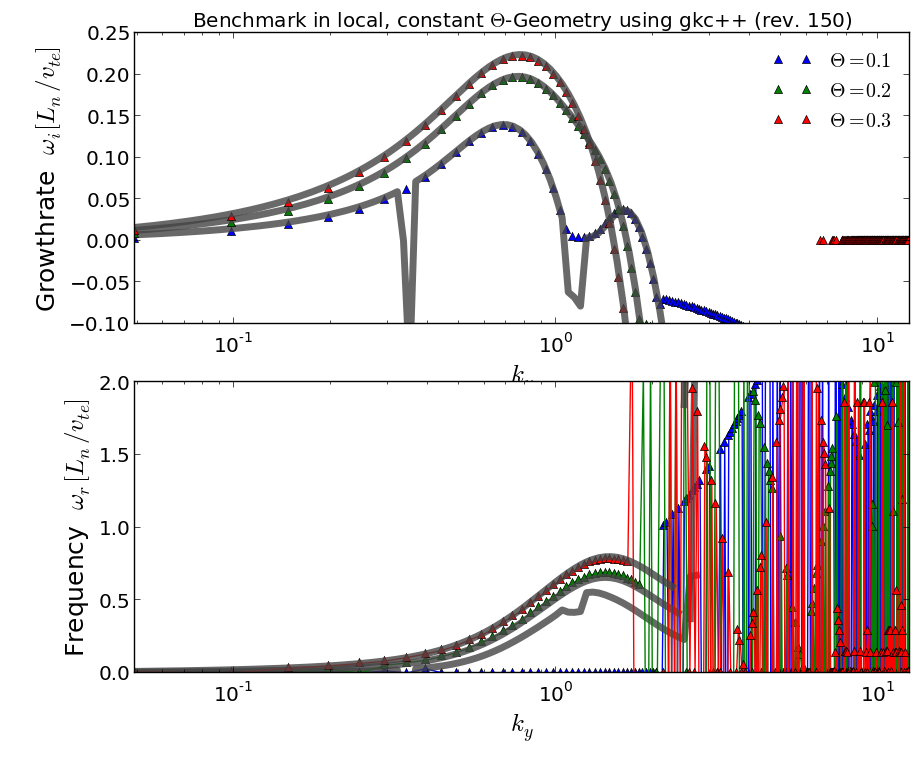
#> input picture Benchmarks/ConstantTheta/ConstantTheta_Gyro_1.png, 919 x 763 px
$ python combineTwoPictures.py ../Benchmarks/ConstantTheta/ConstantTheta_Gyro_1.png ../Benchmarks/ConstantTheta/ConstantTheta_Gyro_1.png ../Benchmarks/ConstantTheta/ConstantTheta_Gyro_1.png   (Python 2 division)
#> lines starting #> are read from the running program, lines starting #| are printed output that depends on the picture
"""
    PlotAnimation.py 0.1 - creates Animation with Titles for matplotlib

    Copyright (C) 2008 Paul Hilscher

    This program is free software: you can redistribute it and/or modify
    it under the terms of the GNU General Public License as published by
    the Free Software Foundation, either version 3 of the License, or
    (at your option) any later version.

    This program is distributed in the hope that it will be useful,
    but WITHOUT ANY WARRANTY; without even the implied warranty of
    MERCHANTABILITY or FITNESS FOR A PARTICULAR PURPOSE.  See the
    GNU General Public License for more details.

    You should have received a copy of the GNU General Public License
    along with this program.  If not, see <http://www.gnu.org/licenses/>.
"""


from pylab import *
from numpy import *
import string
import glob

from PIL import Image


prefixImages1 = sys.argv[1]
prefixImages2 = sys.argv[2]

# Get all pictures and sort to get right order
images1 =  glob.glob(prefixImages1+'*')
images2 =  glob.glob(prefixImages2+'*')

images1.sort()
images2.sort()


if len(images1) != len(images2):
  print len(images1)
  print len(images2)
  print "Unequal number of Files"

max_len = max(len(images1), len(images2))
for i in range(max_len):
  # Use the last picture if images have unequal size
  if i < len(images1):
    image1 = images1[i];
  else:
    image1 = images1[-1];

  if i < len(images2):
    image2 = images2[i];
  else:
    image2 = images2[-1];

  im_1frame = Image.open(image1)
#> im_1frame is the input picture: PIL image 919x763 RGBA; mean R, G, B, A 231.5, 226.2, 227.2, 255
  im_2frame = Image.open(image2)

  im_1frame = im_1frame.resize((800,800))
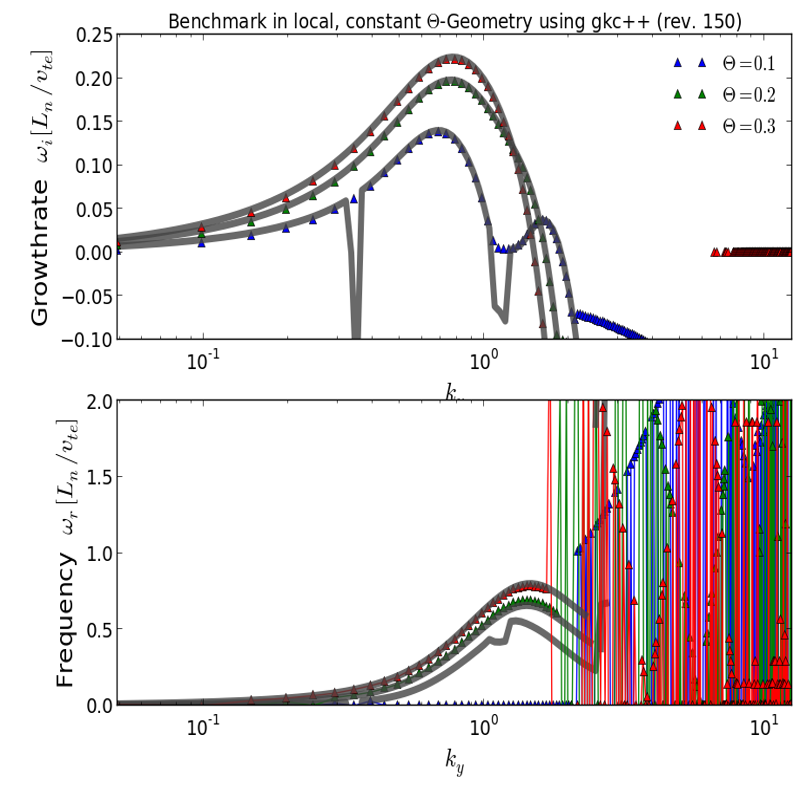
#> im_1frame: PIL image 800x800 RGBA; mean R, G, B, A 231.3, 226.1, 227, 255
  im_2frame = im_2frame.resize((800,800))

  # Create new, white picture
  image = Image.new("RGB", (1750,900), (255,255,255))
#> image: PIL image 1750x900 RGB; every value is 255

  image.paste(im_1frame, (50, 50, 850,850))
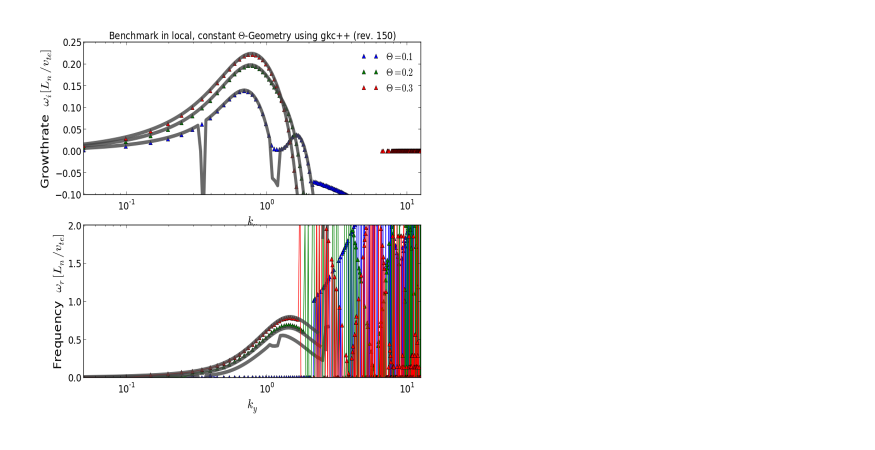
#> image: PIL image 1750x900 RGB (shown at 1/2 size); mean R, G, B 245.4, 243.2, 243.6
  image.paste(im_2frame, (900, 50, 1700,850))
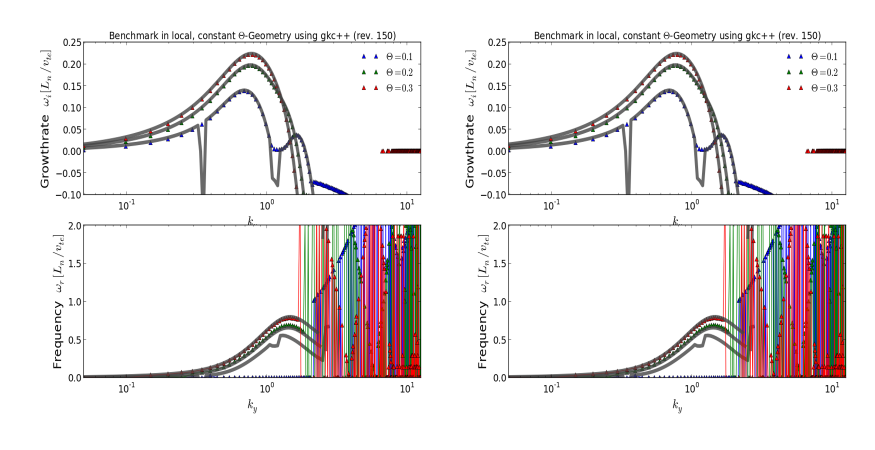
#> image: PIL image 1750x900 RGB (shown at 1/2 size); mean R, G, B 235.8, 231.5, 232.3


  # If we provide an Helios HDF5 file, print timestep to title
  # TODO
  #if(sys.argv[3] != None):


#> (the run stopped early here; a loop or call above may not have finished)
